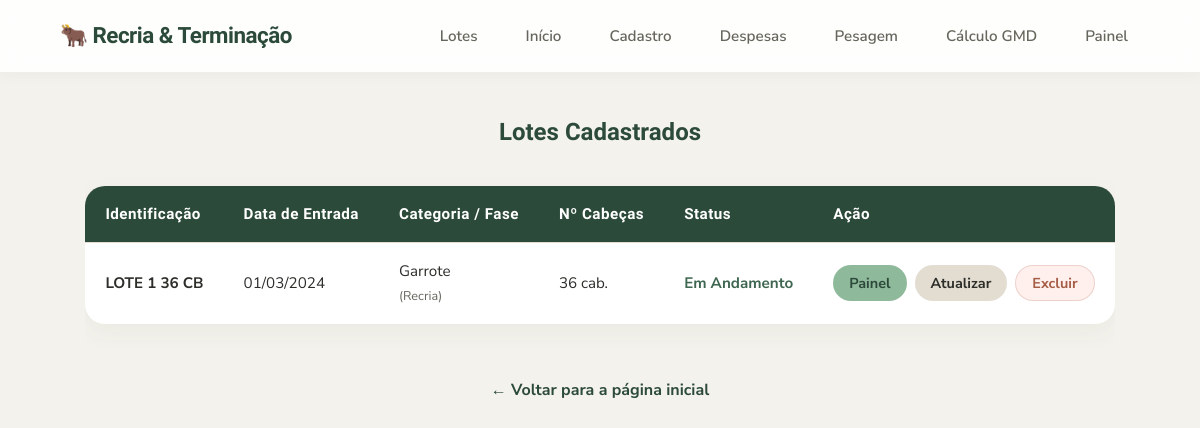
The app's page /lotes, older data.
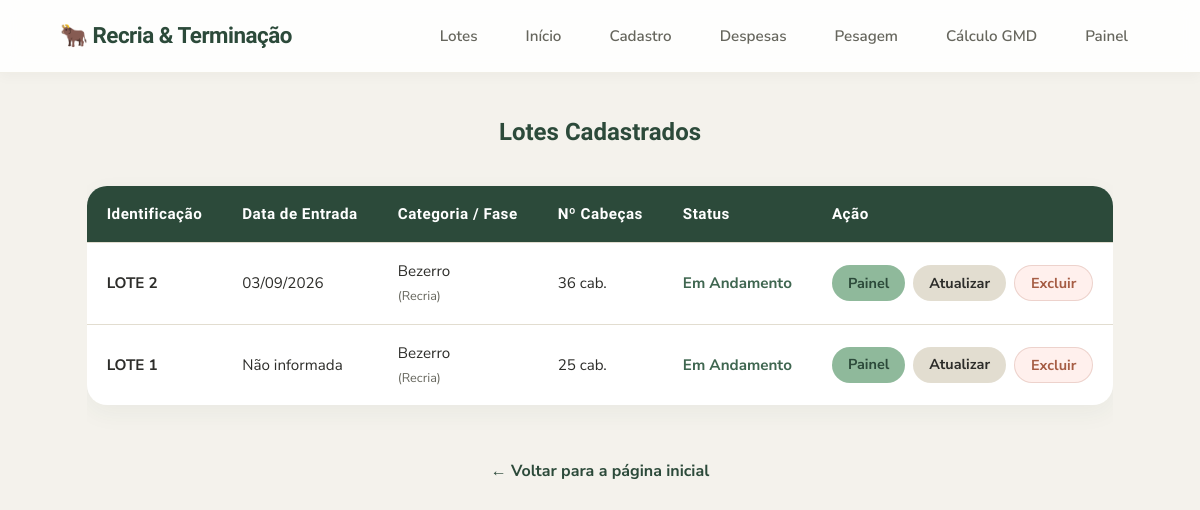
The same page, newer data.
### tables this page shows
CREATE TABLE lotes (
            id INTEGER PRIMARY KEY AUTOINCREMENT,
            identificacao TEXT NOT NULL,
            fase_atual TEXT NOT NULL,
            categoria_animal TEXT,
            data_inicio TEXT,
            qtd_cabecas INTEGER,
            custo_bezerro_unitario REAL,
            custo_total_compra REAL,
            valor_venda_total REAL,
            total_arrobas_vendidas REAL,
            status TEXT DEFAULT 'Em Andamento'
        );

### app.py (the view)
@app.route('/lotes')
def lotes():
    conexao = conectar()
    lista_lotes = conexao.execute('SELECT * FROM lotes ORDER BY id DESC').fetchall()
    conexao.close()
    return render_template('lotes.html', lotes=lista_lotes)

### app.py (called while the page is built)
@app.template_filter('data_br')
def data_br(data_iso):
    if not data_iso:
        return "Não informada"
    try:
        obj_data = datetime.strptime(data_iso, '%Y-%m-%d')
        return obj_data.strftime('%d/%m/%Y')
    except:
        return data_iso

### config_banco.py (called while the page is built)
def conectar():
    conexao = sqlite3.connect('dados.db')
    conexao.row_factory = sqlite3.Row
    return conexao

### templates/lotes.html (shortened to what this page needs)
{% extends "base.html" %}
{% block conteudo %}
<h2>Lotes Cadastrados</h2>
<div style="overflow-x: auto;">
    <table>
        <thead>
            <tr>
                <th>Identificação</th>
                <th>Data de Entrada</th>
                <th>Categoria / Fase</th>
                <th>Nº Cabeças</th>
                <th>Status</th>
                <th>Ação</th>
            </tr>
        </thead>
        <tbody>
            {% for lote in lotes %}
            <tr>
                <td><strong>{{ lote.identificacao }}</strong></td>
                <td>{{ lote.data_inicio | data_br }}</td>
                <td>{{ lote.categoria_animal or '—' }} <br> <small style="color: var(--texto-suave);">({{ lote.fase_atual }})</small></td>
                <td>{{ lote.qtd_cabecas or 0 }} cab.</td>
                <td>
                    {% if lote.status == 'Finalizado' %}
                        <span style="color: #A65D45; font-weight: bold;">{{ lote.status }}</span>
                    {% else %}
                        <span style="color: #3F6650; font-weight: bold;">{{ lote.status or 'Em Andamento' }}</span>
                    {% endif %}
                </td>
                <td>
                    <div style="display: flex; gap: 8px; align-items: stretch;">
                        <a class="botao" style="padding: 0 16px; font-size: 0.9rem; height: 36px; margin: 0; display: inline-flex; align-items: center; justify-content: center;" href="{{ url_for('painel', lote_id=lote.id) }}">Painel</a>
                        <a class="botao" style="background-color: #E2DDD0; color: #2D2D2A; padding: 0 16px; font-size: 0.9rem; height: 36px; margin: 0; display: inline-flex; align-items: center; justify-content: center;" href="{{ url_for('editar_lote', id=lote.id) }}">Atualizar</a>
                        <form action="{{ url_for('excluir_lote', id=lote.id) }}" method="POST" style="margin: 0; display: flex;" onsubmit="return confirm('ATENÇÃO: Tem certeza que deseja excluir o lote \'{{ lote.identificacao }}\'?\n\nTodas as despesas e pesagens associadas a ele também serão apagadas para sempre.');">
                            <button type="submit" class="excluir" style="padding: 0 16px; font-size: 0.9rem; border-radius: 999px; height: 36px; margin: 0; display: inline-flex; align-items: center; justify-content: center;">Excluir</button>
                        </form>
                    </div>
                </td>
            </tr>
            {% else %}
            <tr>
                <td colspan="6" style="text-align: center;">Nenhum lote cadastrado ainda.</td>
            </tr>
            {% endfor %}
        </tbody>
    </table>
</div>
<a class="voltar" href="{{ url_for('index') }}">← Voltar para a página inicial</a>
{% endblock %}

### templates/base.html (shortened to what this page needs)
<!DOCTYPE html>
<html lang="pt-br">
<head>
    <link rel="stylesheet" href="{{ url_for('static', filename='style.css') }}">
</head>
<body>
    <nav class="navbar">
        <div class="navbar-marca">🐂 Recria &amp; Terminação</div>
        <div class="navbar-links">
            <a href="{{ url_for('lotes') }}">Lotes</a>
            <a href="{{ url_for('index') }}">Início</a>
            <a href="{{ url_for('cadastro') }}">Cadastro</a>
            <a href="{{ url_for('despesas') }}">Despesas</a>
            <a href="{{ url_for('pesagem') }}">Pesagem</a>
            <a href="{{ url_for('gmd') }}">Cálculo GMD</a>
            <a href="{{ url_for('painel') }}">Painel</a>
        </div>
    </nav>
    <main class="conteudo">
        {% block conteudo %}{% endblock %}
    </main>
</body>
</html>

### static/style.css (style rules this page uses)
* { box-sizing: border-box; margin: 0; padding: 0; }
:root { --verde-salvia: #8FB99B; --verde-escuro: #2C4A3A; --creme: #F4F2EC; --branco: #FFFFFF; --terracota: #E8B4A0; --terracota-escuro: #A65D45; --texto: #2D2D2A; --texto-suave: #66665D; --borda: #E2DDD0; --raio: 20px; --raio-peq: 12px; --sombra-suave: 0 8px 24px rgba(44, 74, 58, 0.05); --sombra-hover: 0 16px 32px rgba(44, 74, 58, 0.12); --transicao: all 0.3s cubic-bezier(0.25, 0.8, 0.25, 1); }
body { font-family: 'Nunito Sans', Arial, sans-serif; background-color: var(--creme); color: var(--texto); line-height: 1.6; display: flex; flex-direction: column; min-height: 100vh; }
h1, h2, h3, h4 { font-family: 'Baloo 2', 'Nunito Sans', sans-serif; color: var(--verde-escuro); font-weight: 700; text-align: center; margin-bottom: 24px; }
.navbar { background-color: rgba(255, 255, 255, 0.9); backdrop-filter: blur(10px); -webkit-backdrop-filter: blur(10px); color: var(--verde-escuro); padding: 16px 5%; display: flex; justify-content: space-between; align-items: center; flex-wrap: wrap; border-bottom: 1px solid rgba(226, 221, 208, 0.5); position: sticky; top: 0; z-index: 1000; box-shadow: 0 4px 12px rgba(0,0,0,0.03); }
.navbar-marca { font-family: 'Baloo 2', sans-serif; font-weight: 700; font-size: 1.4rem; letter-spacing: -0.5px; }
.navbar-links { display: flex; gap: 24px; align-items: center; }
.navbar-links a { color: var(--texto-suave); text-decoration: none; font-size: 0.95rem; font-weight: 600; padding: 8px 12px; border-radius: var(--raio-peq); transition: var(--transicao); }
.conteudo { width: 100%; max-width: 1100px; margin: 40px auto; padding: 0 20px; display: flex; flex-direction: column; align-items: center; }
button, .botao { background-color: var(--verde-salvia); color: var(--verde-escuro); border: none; padding: 12px 28px; border-radius: 999px; font-size: 1rem; font-weight: 700; font-family: 'Nunito Sans', sans-serif; cursor: pointer; transition: var(--transicao); display: inline-flex; justify-content: center; align-items: center; text-decoration: none; width: 100%; margin-top: 10px; }
.botao { width: auto; }
button.excluir { background-color: #FFF0ED; color: var(--terracota-escuro); padding: 8px 16px; font-size: 0.85rem; margin-top: 0; border: 1px solid rgba(166, 93, 69, 0.2); }
.voltar { display: inline-block; margin-top: 24px; color: var(--verde-escuro); text-decoration: none; font-weight: 700; transition: var(--transicao); }
table { width: 100%; border-collapse: separate; border-spacing: 0; margin: 10px 0 30px; font-size: 0.95rem; background-color: var(--branco); border-radius: var(--raio); overflow: hidden; box-shadow: var(--sombra-suave); }
th, td { padding: 16px 20px; text-align: left; border-bottom: 1px solid var(--borda); }
th { background-color: var(--verde-escuro); color: var(--branco); font-weight: 700; font-family: 'Baloo 2', sans-serif; letter-spacing: 0.5px; }
tr:last-child td { border-bottom: none; }

Row changes from the older to the newer data that the page shows:
removed lotes: identificacao "LOTE 1 36 CB", data_inicio|data_br "01/03/2024", categoria_animal "Garrote", fase_atual "Recria", qtd_cabecas "36", status "Em Andamento"
added lotes: identificacao "LOTE 2", data_inicio|data_br "03/09/2026", categoria_animal "Bezerro", fase_atual "Recria", qtd_cabecas "36", status "Em Andamento"
added lotes: identificacao "LOTE 1", data_inicio|data_br "Não informada", categoria_animal "Bezerro", fase_atual "Recria", qtd_cabecas "25", status "Em Andamento"
